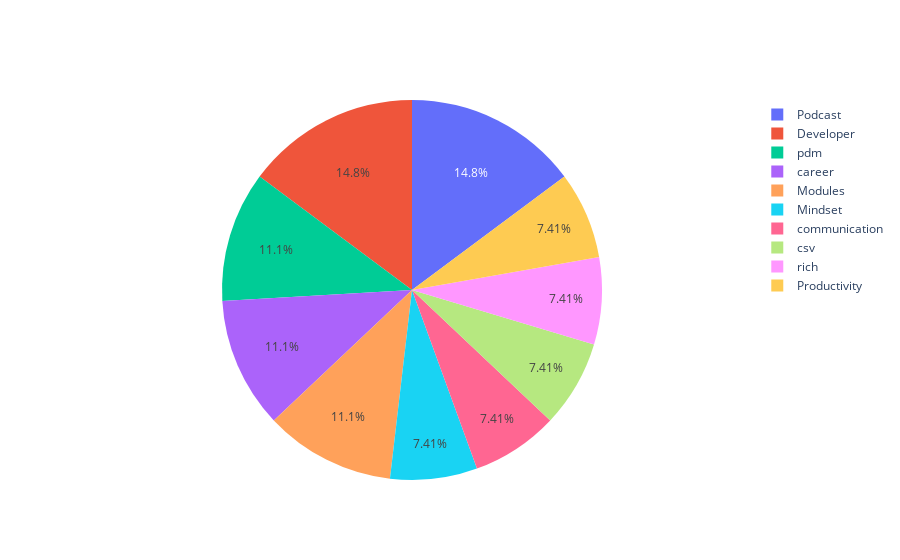

Notebook code cell kept with this figure:
### Code cell
# Graph tags by percentage of appearance, in a pie graph

# Transpose the raw data into pie graph labels and values
labels, values = transpose_data_for_graphing(
    data=tag_top_n
)

# Display the labels and values
# labels, values

# Setup the a bar graph data
pie = go.Pie(
    labels=labels,
    values=values
)

# Create the pie graph
plotly.offline.iplot(
    figure_or_data=[pie],  # The figure_or_data arg value must be a list-like or dict-like object
    filename='pybites-tags-by-appearance'
)

### Figure 1 — Plotly figure (JSON) as saved in the notebook; plotly's stock layout.template omitted (floating-point values rounded to 4 significant figures)
{"data": [{"labels": ["Podcast", "Developer", "pdm", "career", "Modules", "Mindset", "communication", "csv", "rich", "Productivity"], "type": "pie", "values": [4, 4, 3, 3, 3, 2, 2, 2, 2, 2]}], "layout": {}}
